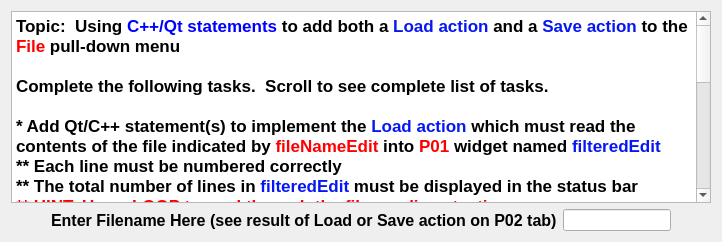
      <widget class="QWidget" name="tab">
       <attribute name="title">
        <string>P02</string>
       </attribute>
       <layout class="QVBoxLayout" name="verticalLayout_2">
        <item>
         <widget class="QTextBrowser" name="textBrowser_8">
          <property name="html">
           <string>&lt;!DOCTYPE HTML PUBLIC &quot;-//W3C//DTD HTML 4.0//EN&quot; &quot;http://www.w3.org/TR/REC-html40/strict.dtd&quot;&gt;
&lt;html&gt;&lt;head&gt;&lt;meta name=&quot;qrichtext&quot; content=&quot;1&quot; /&gt;&lt;style type=&quot;text/css&quot;&gt;
p, li { white-space: pre-wrap; }
&lt;/style&gt;&lt;/head&gt;&lt;body style=&quot; font-family:'Cantarell'; font-size:11pt; font-weight:400; font-style:normal;&quot;&gt;
&lt;p style=&quot; margin-top:0px; margin-bottom:0px; margin-left:0px; margin-right:0px; -qt-block-indent:0; text-indent:0px;&quot;&gt;&lt;span style=&quot; font-family:'.Lucida Grande UI'; font-size:13pt; font-weight:600;&quot;&gt;Topic:  Using &lt;/span&gt;&lt;span style=&quot; font-family:'.Lucida Grande UI'; font-size:13pt; font-weight:600; color:#0000ff;&quot;&gt;C++/Qt statements&lt;/span&gt;&lt;span style=&quot; font-family:'.Lucida Grande UI'; font-size:13pt; font-weight:600;&quot;&gt; to add both a &lt;/span&gt;&lt;span style=&quot; font-family:'.Lucida Grande UI'; font-size:13pt; font-weight:600; color:#0617f3;&quot;&gt;Load action&lt;/span&gt;&lt;span style=&quot; font-family:'.Lucida Grande UI'; font-size:13pt; font-weight:600;&quot;&gt; and a &lt;/span&gt;&lt;span style=&quot; font-family:'.Lucida Grande UI'; font-size:13pt; font-weight:600; color:#0617f3;&quot;&gt;Save action&lt;/span&gt;&lt;span style=&quot; font-family:'.Lucida Grande UI'; font-size:13pt; font-weight:600;&quot;&gt; to the &lt;/span&gt;&lt;span style=&quot; font-family:'.Lucida Grande UI'; font-size:13pt; font-weight:600; color:#ff0000;&quot;&gt;File&lt;/span&gt;&lt;span style=&quot; font-family:'.Lucida Grande UI'; font-size:13pt; font-weight:600;&quot;&gt; pull-down menu&lt;/span&gt;&lt;/p&gt;
&lt;p style=&quot;-qt-paragraph-type:empty; margin-top:0px; margin-bottom:0px; margin-left:0px; margin-right:0px; -qt-block-indent:0; text-indent:0px; font-family:'.Lucida Grande UI'; font-size:13pt; font-weight:600;&quot;&gt;&lt;br /&gt;&lt;/p&gt;
&lt;p style=&quot; margin-top:0px; margin-bottom:0px; margin-left:0px; margin-right:0px; -qt-block-indent:0; text-indent:0px;&quot;&gt;&lt;span style=&quot; font-family:'.Lucida Grande UI'; font-size:13pt; font-weight:600;&quot;&gt;Complete the following tasks.  Scroll to see complete list of tasks.&lt;/span&gt;&lt;/p&gt;
&lt;p style=&quot;-qt-paragraph-type:empty; margin-top:0px; margin-bottom:0px; margin-left:0px; margin-right:0px; -qt-block-indent:0; text-indent:0px; font-family:'.Lucida Grande UI'; font-size:13pt; font-weight:600;&quot;&gt;&lt;br /&gt;&lt;/p&gt;
&lt;p style=&quot; margin-top:0px; margin-bottom:0px; margin-left:0px; margin-right:0px; -qt-block-indent:0; text-indent:0px;&quot;&gt;&lt;span style=&quot; font-family:'.Lucida Grande UI'; font-size:13pt; font-weight:600;&quot;&gt;* Add Qt/C++ statement(s) to implement the &lt;/span&gt;&lt;span style=&quot; font-family:'.Lucida Grande UI'; font-size:13pt; font-weight:600; color:#0617f3;&quot;&gt;Load action&lt;/span&gt;&lt;span style=&quot; font-family:'.Lucida Grande UI'; font-size:13pt; font-weight:600;&quot;&gt; which must read the contents of the file indicated by &lt;/span&gt;&lt;span style=&quot; font-family:'.Lucida Grande UI'; font-size:13pt; font-weight:600; color:#ff0000;&quot;&gt;fileNameEdit&lt;/span&gt;&lt;span style=&quot; font-family:'.Lucida Grande UI'; font-size:13pt; font-weight:600;&quot;&gt; into &lt;/span&gt;&lt;span style=&quot; font-family:'.Lucida Grande UI'; font-size:13pt; font-weight:600; color:#ff0000;&quot;&gt;P01&lt;/span&gt;&lt;span style=&quot; font-family:'.Lucida Grande UI'; font-size:13pt; font-weight:600;&quot;&gt; widget named &lt;/span&gt;&lt;span style=&quot; font-family:'.Lucida Grande UI'; font-size:13pt; font-weight:600; color:#0617f3;&quot;&gt;filteredEdit&lt;/span&gt;&lt;/p&gt;
&lt;p style=&quot; margin-top:0px; margin-bottom:0px; margin-left:0px; margin-right:0px; -qt-block-indent:0; text-indent:0px;&quot;&gt;&lt;span style=&quot; font-family:'.Lucida Grande UI'; font-size:13pt; font-weight:600; color:#000000;&quot;&gt;** Each line must be numbered correctly&lt;/span&gt;&lt;/p&gt;
&lt;p style=&quot; margin-top:0px; margin-bottom:0px; margin-left:0px; margin-right:0px; -qt-block-indent:0; text-indent:0px;&quot;&gt;&lt;span style=&quot; font-family:'.Lucida Grande UI'; font-size:13pt; font-weight:600; color:#000000;&quot;&gt;** The total number of lines in &lt;/span&gt;&lt;span style=&quot; font-family:'.Lucida Grande UI'; font-size:13pt; font-weight:600; color:#0617f3;&quot;&gt;filteredEdit&lt;/span&gt;&lt;span style=&quot; font-family:'.Lucida Grande UI'; font-size:13pt; font-weight:600; color:#000000;&quot;&gt; must be displayed in the status bar&lt;/span&gt;&lt;/p&gt;
&lt;p style=&quot; margin-top:0px; margin-bottom:0px; margin-left:0px; margin-right:0px; -qt-block-indent:0; text-indent:0px;&quot;&gt;&lt;span style=&quot; font-family:'.Lucida Grande UI'; font-size:13pt; font-weight:600; color:#ff0000;&quot;&gt;** HINT: Use a LOOP to read through the file one line at a time&lt;/span&gt;&lt;span style=&quot; font-family:'.Lucida Grande UI'; font-size:13pt; font-weight:600; color:#000000;&quot;&gt;&lt;br /&gt;&lt;/span&gt;&lt;/p&gt;
&lt;p style=&quot; margin-top:0px; margin-bottom:0px; margin-left:0px; margin-right:0px; -qt-block-indent:0; text-indent:0px;&quot;&gt;&lt;span style=&quot; font-family:'.Lucida Grande UI'; font-size:13pt; font-weight:600; color:#000000;&quot;&gt;* &lt;/span&gt;&lt;span style=&quot; font-family:'.Lucida Grande UI'; font-size:13pt; font-weight:600;&quot;&gt;Add Qt/C++ statement(s) to implement the &lt;/span&gt;&lt;span style=&quot; font-family:'.Lucida Grande UI'; font-size:13pt; font-weight:600; color:#0617f3;&quot;&gt;Save action &lt;/span&gt;&lt;span style=&quot; font-family:'.Lucida Grande UI'; font-size:13pt; font-weight:600;&quot;&gt;to write the entire contents of &lt;/span&gt;&lt;span style=&quot; font-family:'.Lucida Grande UI'; font-size:13pt; font-weight:600; color:#ff0000;&quot;&gt;P01&lt;/span&gt;&lt;span style=&quot; font-family:'.Lucida Grande UI'; font-size:13pt; font-weight:600;&quot;&gt; &lt;/span&gt;&lt;span style=&quot; font-family:'.Lucida Grande UI'; font-size:13pt; font-weight:600; color:#0617f3;&quot;&gt;filteredEdit &lt;/span&gt;&lt;span style=&quot; font-family:'.Lucida Grande UI'; font-size:13pt; font-weight:600;&quot;&gt;to the file named by &lt;/span&gt;&lt;span style=&quot; font-family:'.Lucida Grande UI'; font-size:13pt; font-weight:600; color:#0617f3;&quot;&gt;fileNameEdit&lt;/span&gt;&lt;/p&gt;
&lt;p style=&quot;-qt-paragraph-type:empty; margin-top:0px; margin-bottom:0px; margin-left:0px; margin-right:0px; -qt-block-indent:0; text-indent:0px; font-family:'.Lucida Grande UI'; font-size:13pt; font-weight:600; color:#000000;&quot;&gt;&lt;br /&gt;&lt;/p&gt;
&lt;p style=&quot; margin-top:0px; margin-bottom:0px; margin-left:0px; margin-right:0px; -qt-block-indent:0; text-indent:0px;&quot;&gt;&lt;span style=&quot; font-family:'.Lucida Grande UI'; font-size:13pt; font-weight:600; color:#000000;&quot;&gt;* Add &lt;/span&gt;&lt;span style=&quot; font-family:'.Lucida Grande UI'; font-size:13pt; font-weight:600;&quot;&gt;Qt/C++ statement(s) to&lt;/span&gt;&lt;span style=&quot; font-family:'.Lucida Grande UI'; font-size:13pt; font-weight:600; color:#000000;&quot;&gt; erase filename from &lt;/span&gt;&lt;span style=&quot; font-family:'.Lucida Grande UI'; font-size:13pt; font-weight:600; color:#ff0000;&quot;&gt;fileNameEdit&lt;/span&gt;&lt;span style=&quot; font-family:'.Lucida Grande UI'; font-size:13pt; font-weight:600; color:#000000;&quot;&gt; object when &lt;/span&gt;&lt;span style=&quot; font-family:'.Lucida Grande UI'; font-size:13pt; font-weight:600; color:#ff0000;&quot;&gt;Load or Save action &lt;/span&gt;&lt;span style=&quot; font-family:'.Lucida Grande UI'; font-size:13pt; font-weight:600; color:#000000;&quot;&gt;is triggered&lt;/span&gt;&lt;/p&gt;
&lt;p style=&quot;-qt-paragraph-type:empty; margin-top:0px; margin-bottom:0px; margin-left:0px; margin-right:0px; -qt-block-indent:0; text-indent:0px; font-family:'.Lucida Grande UI'; font-size:13pt; font-weight:600; color:#000000;&quot;&gt;&lt;br /&gt;&lt;/p&gt;
&lt;p style=&quot; margin-top:0px; margin-bottom:0px; margin-left:0px; margin-right:0px; -qt-block-indent:0; text-indent:0px;&quot;&gt;&lt;span style=&quot; font-family:'.Lucida Grande UI'; font-size:13pt; font-weight:600; color:#000000;&quot;&gt;Sample files &lt;/span&gt;&lt;span style=&quot; font-family:'.Lucida Grande UI'; font-size:13pt; font-weight:600; color:#0000ff;&quot;&gt;f1.txt, f2.txt, &lt;/span&gt;&lt;span style=&quot; font-family:'.Lucida Grande UI'; font-size:13pt; font-weight:600; color:#000000;&quot;&gt;and&lt;/span&gt;&lt;span style=&quot; font-family:'.Lucida Grande UI'; font-size:13pt; font-weight:600; color:#0000ff;&quot;&gt; f3.txt &lt;/span&gt;&lt;span style=&quot; font-family:'.Lucida Grande UI'; font-size:13pt; font-weight:600; color:#000000;&quot;&gt;are provided but other files may be used for grading.  &lt;/span&gt;&lt;/p&gt;
&lt;p style=&quot;-qt-paragraph-type:empty; margin-top:0px; margin-bottom:0px; margin-left:0px; margin-right:0px; -qt-block-indent:0; text-indent:0px; font-family:'.Lucida Grande UI'; font-size:13pt; font-weight:600; color:#000000;&quot;&gt;&lt;br /&gt;&lt;/p&gt;
&lt;p style=&quot; margin-top:0px; margin-bottom:0px; margin-left:0px; margin-right:0px; -qt-block-indent:0; text-indent:0px;&quot;&gt;&lt;span style=&quot; font-family:'.Lucida Grande UI'; font-size:13pt; font-weight:600; color:#0000ff;&quot;&gt;==&amp;gt; Files must be placed in the directory with the executable (typically the &lt;/span&gt;&lt;span style=&quot; font-family:'.Lucida Grande UI'; font-size:13pt; font-weight:600; color:#000000;&quot;&gt;build&lt;/span&gt;&lt;span style=&quot; font-family:'.Lucida Grande UI'; font-size:13pt; font-weight:600; color:#0000ff;&quot;&gt; directory).&lt;/span&gt;&lt;/p&gt;
&lt;p style=&quot;-qt-paragraph-type:empty; margin-top:0px; margin-bottom:0px; margin-left:0px; margin-right:0px; -qt-block-indent:0; text-indent:0px; font-family:'.Lucida Grande UI'; font-size:13pt; font-weight:600; color:#000000;&quot;&gt;&lt;br /&gt;&lt;/p&gt;
&lt;p style=&quot; margin-top:0px; margin-bottom:0px; margin-left:0px; margin-right:0px; -qt-block-indent:0; text-indent:0px;&quot;&gt;&lt;span style=&quot; font-family:'.Lucida Grande UI'; font-size:13pt; font-weight:600;&quot;&gt;HINT:  the object name is &lt;/span&gt;&lt;span style=&quot; font-family:'.Lucida Grande UI'; font-size:13pt; font-weight:600; color:#ff0000;&quot;&gt;fileNameEdit&lt;/span&gt;&lt;span style=&quot; font-family:'.Lucida Grande UI'; font-size:13pt; font-weight:600;&quot;&gt; &lt;/span&gt;&lt;/p&gt;
&lt;p style=&quot;-qt-paragraph-type:empty; margin-top:0px; margin-bottom:0px; margin-left:0px; margin-right:0px; -qt-block-indent:0; text-indent:0px; font-family:'.Lucida Grande UI'; font-size:13pt; font-weight:600; color:#000000;&quot;&gt;&lt;br /&gt;&lt;/p&gt;
&lt;p style=&quot; margin-top:0px; margin-bottom:0px; margin-left:0px; margin-right:0px; -qt-block-indent:0; text-indent:0px;&quot;&gt;&lt;span style=&quot; font-family:'.Lucida Grande UI'; font-size:13pt; font-weight:600; color:#ff0000;&quot;&gt;Do NOT use the Designer tool to modify the form itself or you will receive&lt;/span&gt;&lt;span style=&quot; font-family:'.Lucida Grande UI'; font-size:13pt; font-weight:600; color:#000000;&quot;&gt; zero credit (0 points).&lt;/span&gt;&lt;/p&gt;&lt;/body&gt;&lt;/html&gt;</string>
          </property>
         </widget>
        </item>
        <item>
         <layout class="QHBoxLayout" name="horizontalLayout">
          <item>
           <spacer name="horizontalSpacer_9">
            <property name="orientation">
             <enum>Qt::Horizontal</enum>
            </property>
            <property name="sizeHint" stdset="0">
             <size>
              <width>40</width>
              <height>20</height>
             </size>
            </property>
           </spacer>
          </item>
          <item>
           <widget class="QLabel" name="label_8">
            <property name="font">
             <font>
              <pointsize>12</pointsize>
              <weight>75</weight>
              <bold>true</bold>
             </font>
            </property>
            <property name="text">
             <string>Enter Filename Here (see result of Load or Save action on P02 tab)</string>
            </property>
           </widget>
          </item>
          <item>
           <widget class="QLineEdit" name="fileNameEdit"/>
          </item>
          <item>
           <spacer name="horizontalSpacer_2">
            <property name="orientation">
             <enum>Qt::Horizontal</enum>
            </property>
            <property name="sizeHint" stdset="0">
             <size>
              <width>40</width>
              <height>20</height>
             </size>
            </property>
           </spacer>
          </item>
         </layout>
        </item>
       </layout>
      </widget>
